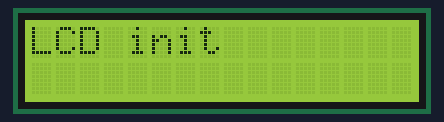
A sketch run on a simulated Arduino Uno, built with avr-gcc and run on an emulated ATmega328P. Shown: 16×2 character LCD.

Above: at 0.1 s.
At 5.16 s:
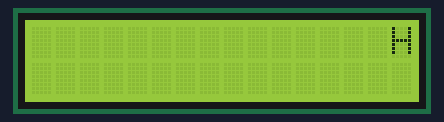
At 6.22 s:
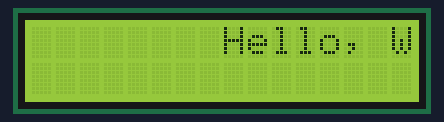
At 7.43 s:
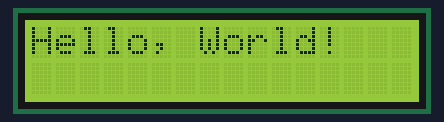
At 9.4 s:
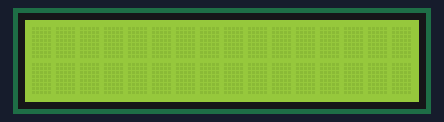
At 11.67 s:
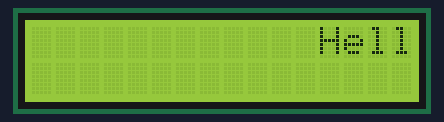

Measured:
- by itself, everything shown: repeats every 6.1 s, in 29 steps
- what the display in image 4 shows lasts 1.9 s, from 9.3 s to 11.2 s

The sketch:

week4-1.ino
```cpp
#include <LiquidCrystal_I2C.h>


 LiquidCrystal_I2C lcd(0x27, 16, 2);

 void setup() {

   lcd.init();				// I2C LCD 초기화
   lcd.backlight();			// 백라이트 켜기
   lcd.print("LCD init");
   delay (5000);
   lcd.clear();
 }

 void loop() {
   lcd.setCursor(16,0);
   lcd.print("Hello, World!");

   for (int position = 0; position < 16; position++) {
     lcd.scrollDisplayLeft();
     delay(150);
   }
 }
```
